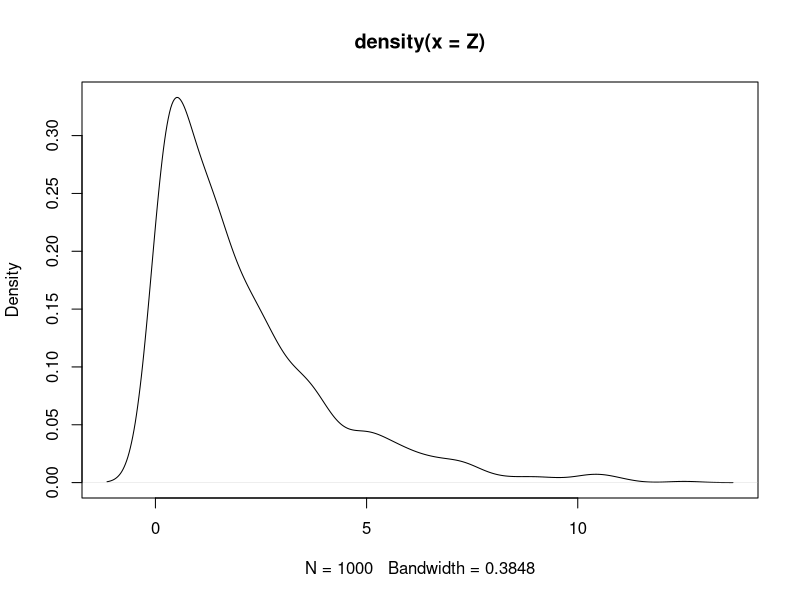

R code for this plot:
sample.normal <- function() {
  U <- runif(2)
  r2 <- -2 * log(U[1])
  theta <- 2 * pi * U[2]
  x <- sqrt(r2) * cos(theta)
  y <- sqrt(r2) * sin(theta)
  y <- sqrt(r2) * sin(theta)
  return(c(x, y))
}

x <- numeric(1000)
for (i in 0:499) {
  samples <- sample.normal()
  x[i * 2 + 1] <- samples[1]
  x[i * 2 + 2] <- samples[2]
}

chi.sq.2 <- function() { sum(sample.normal() ^ 2) }

N <- 1000
Z <- numeric(N)
for (i in 1:N) {
  Z[i] <- chi.sq.2()
}
plot(density(Z))